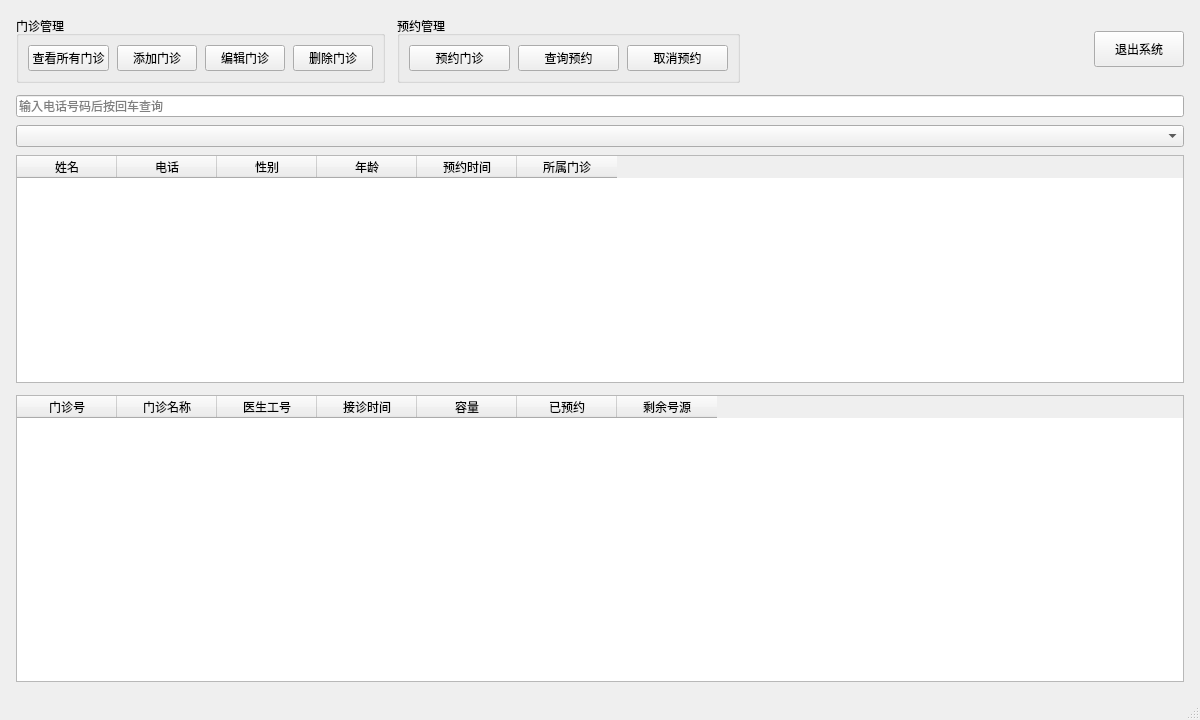
<?xml version="1.0" encoding="UTF-8"?>
<ui version="4.0">
 <class>MainWindow</class>
 <widget class="QMainWindow" name="MainWindow">
  <property name="geometry">
   <rect>
    <x>0</x>
    <y>0</y>
    <width>1200</width>
    <height>720</height>
   </rect>
  </property>
  <property name="windowTitle">
   <string>医院门诊预约管理系统</string>
  </property>
  <widget class="QWidget" name="centralwidget">
   <layout class="QVBoxLayout" name="centralLayout">
    <property name="spacing">
     <number>12</number>
    </property>
    <property name="leftMargin">
     <number>16</number>
    </property>
    <property name="topMargin">
     <number>16</number>
    </property>
    <property name="rightMargin">
     <number>16</number>
    </property>
    <property name="bottomMargin">
     <number>16</number>
    </property>
    <item>
     <layout class="QHBoxLayout" name="buttonRowLayout">
      <property name="spacing">
       <number>12</number>
      </property>
      <item>
       <widget class="QGroupBox" name="groupClinic">
        <property name="sizePolicy">
         <sizepolicy hsizetype="Preferred" vsizetype="Fixed">
          <horstretch>0</horstretch>
          <verstretch>0</verstretch>
         </sizepolicy>
        </property>
        <property name="title">
         <string>门诊管理</string>
        </property>
        <layout class="QHBoxLayout" name="clinicBtnLayout">
         <property name="spacing">
          <number>8</number>
         </property>
         <item>
          <widget class="QPushButton" name="btnViewClinics">
           <property name="sizePolicy">
            <sizepolicy hsizetype="Expanding" vsizetype="Fixed">
             <horstretch>0</horstretch>
             <verstretch>0</verstretch>
            </sizepolicy>
           </property>
           <property name="text">
            <string>查看所有门诊</string>
           </property>
          </widget>
         </item>
         <item>
          <widget class="QPushButton" name="btnAddClinic">
           <property name="sizePolicy">
            <sizepolicy hsizetype="Expanding" vsizetype="Fixed">
             <horstretch>0</horstretch>
             <verstretch>0</verstretch>
            </sizepolicy>
           </property>
           <property name="text">
            <string>添加门诊</string>
           </property>
          </widget>
         </item>
         <item>
          <widget class="QPushButton" name="btnEditClinic">
           <property name="sizePolicy">
            <sizepolicy hsizetype="Expanding" vsizetype="Fixed">
             <horstretch>0</horstretch>
             <verstretch>0</verstretch>
            </sizepolicy>
           </property>
           <property name="text">
            <string>编辑门诊</string>
           </property>
          </widget>
         </item>
         <item>
          <widget class="QPushButton" name="btnDeleteClinic">
           <property name="sizePolicy">
            <sizepolicy hsizetype="Expanding" vsizetype="Fixed">
             <horstretch>0</horstretch>
             <verstretch>0</verstretch>
            </sizepolicy>
           </property>
           <property name="text">
            <string>删除门诊</string>
           </property>
          </widget>
         </item>
        </layout>
       </widget>
      </item>
      <item>
       <widget class="QGroupBox" name="groupBooking">
        <property name="sizePolicy">
         <sizepolicy hsizetype="Preferred" vsizetype="Fixed">
          <horstretch>0</horstretch>
          <verstretch>0</verstretch>
         </sizepolicy>
        </property>
        <property name="title">
         <string>预约管理</string>
        </property>
        <layout class="QHBoxLayout" name="bookingBtnLayout">
         <property name="spacing">
          <number>8</number>
         </property>
         <item>
          <widget class="QPushButton" name="btnBook">
           <property name="sizePolicy">
            <sizepolicy hsizetype="Expanding" vsizetype="Fixed">
             <horstretch>0</horstretch>
             <verstretch>0</verstretch>
            </sizepolicy>
           </property>
           <property name="text">
            <string>预约门诊</string>
           </property>
          </widget>
         </item>
         <item>
          <widget class="QPushButton" name="btnQuery">
           <property name="sizePolicy">
            <sizepolicy hsizetype="Expanding" vsizetype="Fixed">
             <horstretch>0</horstretch>
             <verstretch>0</verstretch>
            </sizepolicy>
           </property>
           <property name="text">
            <string>查询预约</string>
           </property>
          </widget>
         </item>
         <item>
          <widget class="QPushButton" name="btnCancelAppoint">
           <property name="sizePolicy">
            <sizepolicy hsizetype="Expanding" vsizetype="Fixed">
             <horstretch>0</horstretch>
             <verstretch>0</verstretch>
            </sizepolicy>
           </property>
           <property name="text">
            <string>取消预约</string>
           </property>
          </widget>
         </item>
        </layout>
       </widget>
      </item>
      <item>
       <spacer name="horizontalSpacer">
        <property name="orientation">
         <enum>Qt::Horizontal</enum>
        </property>
        <property name="sizeHint" stdset="0">
         <size>
          <width>20</width>
          <height>20</height>
         </size>
        </property>
       </spacer>
      </item>
      <item>
       <widget class="QPushButton" name="btnExit">
        <property name="sizePolicy">
         <sizepolicy hsizetype="Fixed" vsizetype="Fixed">
          <horstretch>0</horstretch>
          <verstretch>0</verstretch>
         </sizepolicy>
        </property>
        <property name="minimumSize">
         <size>
          <width>90</width>
          <height>36</height>
         </size>
        </property>
        <property name="text">
         <string>退出系统</string>
        </property>
       </widget>
      </item>
     </layout>
    </item>
    <item>
     <widget class="QWidget" name="queryContainer" native="true">
      <property name="visible">
       <bool>false</bool>
      </property>
      <property name="sizePolicy">
       <sizepolicy hsizetype="Expanding" vsizetype="Preferred">
        <horstretch>0</horstretch>
        <verstretch>0</verstretch>
       </sizepolicy>
      </property>
      <layout class="QVBoxLayout" name="queryLayout">
       <property name="spacing">
        <number>8</number>
       </property>
       <property name="leftMargin">
        <number>0</number>
       </property>
       <property name="topMargin">
        <number>0</number>
       </property>
       <property name="rightMargin">
        <number>0</number>
       </property>
       <property name="bottomMargin">
        <number>0</number>
       </property>
       <item>
        <widget class="QLineEdit" name="editSearchPhone">
         <property name="placeholderText">
          <string>输入电话号码后按回车查询</string>
         </property>
        </widget>
       </item>
       <item>
        <widget class="QComboBox" name="comboSearchClinic">
         <property name="placeholderText">
          <string>按门诊下拉框查询</string>
         </property>
        </widget>
       </item>
       <item>
        <widget class="QTableWidget" name="tableQuery">
         <property name="editTriggers">
          <set>QAbstractItemView::NoEditTriggers</set>
         </property>
         <property name="alternatingRowColors">
          <bool>true</bool>
         </property>
         <property name="selectionBehavior">
          <enum>QAbstractItemView::SelectRows</enum>
         </property>
         <column>
          <property name="text">
           <string>姓名</string>
          </property>
         </column>
         <column>
          <property name="text">
           <string>电话</string>
          </property>
         </column>
         <column>
          <property name="text">
           <string>性别</string>
          </property>
         </column>
         <column>
          <property name="text">
           <string>年龄</string>
          </property>
         </column>
         <column>
          <property name="text">
           <string>预约时间</string>
          </property>
         </column>
         <column>
          <property name="text">
           <string>所属门诊</string>
          </property>
         </column>
        </widget>
       </item>
      </layout>
     </widget>
    </item>
    <item>
     <widget class="QTableWidget" name="tableClinics">
      <property name="editTriggers">
       <set>QAbstractItemView::NoEditTriggers</set>
      </property>
      <property name="alternatingRowColors">
       <bool>true</bool>
      </property>
      <property name="selectionBehavior">
       <enum>QAbstractItemView::SelectRows</enum>
      </property>
      <column>
       <property name="text">
        <string>门诊号</string>
       </property>
      </column>
      <column>
       <property name="text">
        <string>门诊名称</string>
       </property>
      </column>
      <column>
       <property name="text">
        <string>医生工号</string>
       </property>
      </column>
      <column>
       <property name="text">
        <string>接诊时间</string>
       </property>
      </column>
      <column>
       <property name="text">
        <string>容量</string>
       </property>
      </column>
      <column>
       <property name="text">
        <string>已预约</string>
       </property>
      </column>
      <column>
       <property name="text">
        <string>剩余号源</string>
       </property>
      </column>
     </widget>
    </item>
   </layout>
  </widget>
  <widget class="QMenuBar" name="menubar">
   <property name="geometry">
    <rect>
     <x>0</x>
     <y>0</y>
     <width>1200</width>
     <height>22</height>
    </rect>
   </property>
  </widget>
  <widget class="QStatusBar" name="statusbar"/>
 </widget>
 <resources/>
 <connections/>
</ui>
